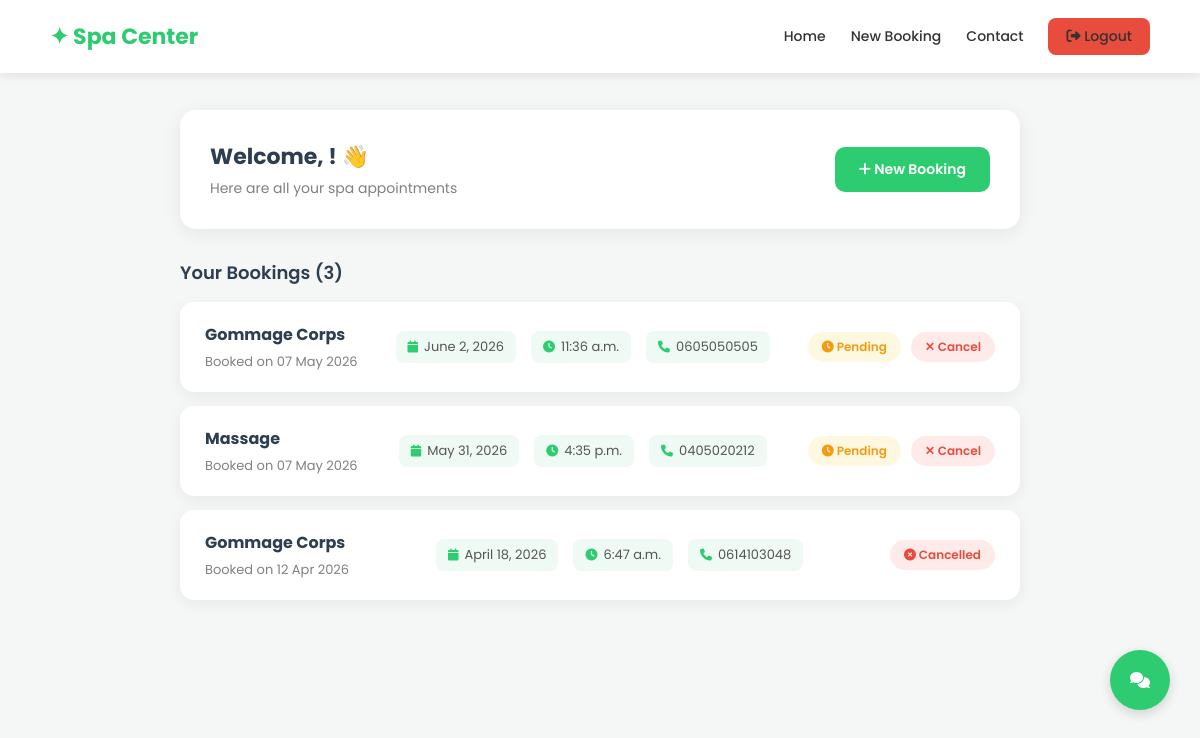
Page /dashboard/ (signed in) on the earlier database version.
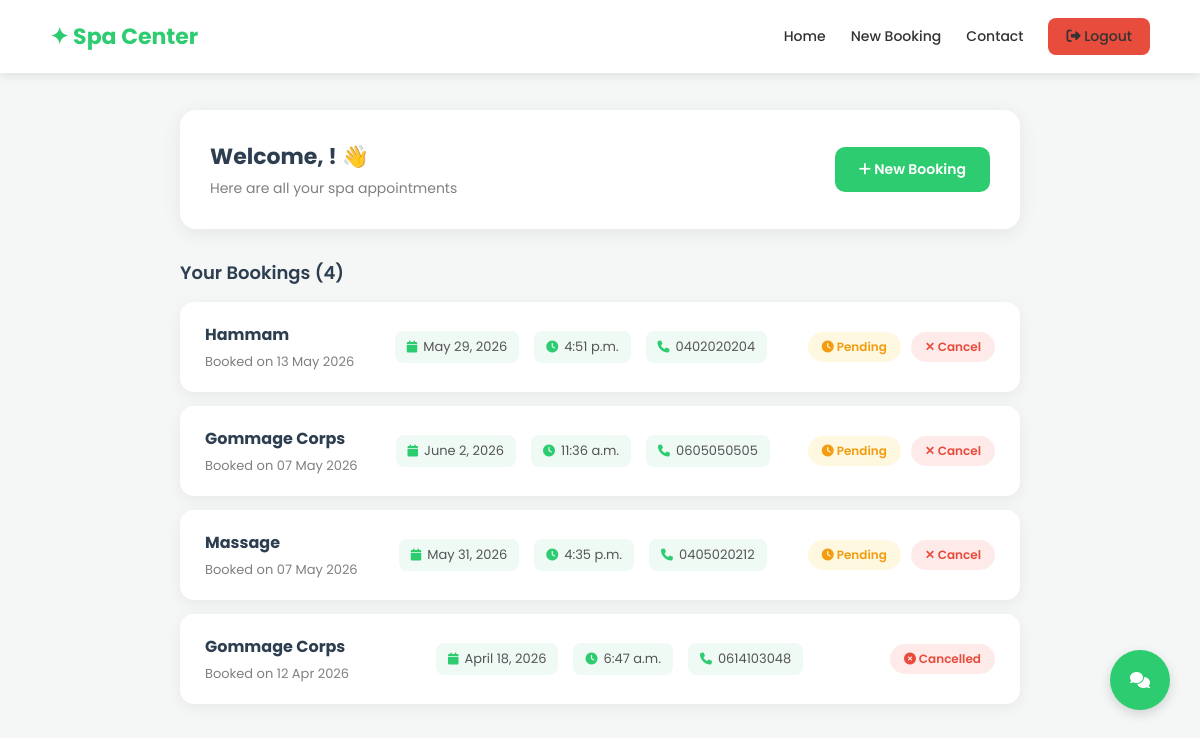
Same page on the later database version.
### spa/models.py (models this page shows, shortened)
class Booking(models.Model):
    STATUS_CHOICES = [
        ('pending',   'Pending'),
        ('confirmed', 'Confirmed'),
        ('cancelled', 'Cancelled'),
    ]
    user       = models.ForeignKey(User, on_delete=models.CASCADE, null=True, blank=True)
    first_name = models.CharField(max_length=100)
    last_name  = models.CharField(max_length=100)
    email      = models.EmailField()
    phone      = models.CharField(max_length=20)
    service    = models.CharField(max_length=100)
    date       = models.DateField()
    time       = models.TimeField()
    status     = models.CharField(max_length=20, choices=STATUS_CHOICES, default='pending')
    created_at = models.DateTimeField(auto_now_add=True)

### spa/views.py (the view)
# urls.py: path('dashboard/',        views.dashboard,        name='dashboard'),
@login_required(login_url='/login/')
def dashboard(request):
    bookings = Booking.objects.filter(user=request.user).order_by('-created_at')
    return render(request, 'dashboard.html', {'bookings': bookings})

### templates/dashboard.html (shortened to what this page needs)
<!DOCTYPE html>
<html lang="en">
<head>
    <link rel="stylesheet" href="https://cdnjs.cloudflare.com/ajax/libs/font-awesome/6.5.0/css/all.min.css">
</head>
<body>
    <header class="navbar">
        <span class="logo">✦ Spa Center</span>
<nav class="nav-menu" id="nav-menu">
            <a href="/">Home</a>
            <a href="/booking/">New Booking</a>
            <a href="/contact/">Contact</a>
            <a href="/logout/" class="logout-btn"><i class="fa-solid fa-right-from-bracket"></i> Logout</a>
        </nav>
    </header>
    <div class="dashboard">
        <div class="welcome">
            <div>
                <h2>Welcome, {{ user.first_name }}! 👋</h2>
                <p>Here are all your spa appointments</p>
            </div>
            <a href="/booking/" class="new-booking-btn">
                <i class="fa-solid fa-plus"></i> New Booking
            </a>
        </div>
        <p class="section-title">Your Bookings ({{ bookings.count }})</p>
        {% if bookings %}
    {% for booking in bookings %}
<div class="booking-card">
    <div class="booking-info">
        <h4>{{ booking.service }}</h4>
        <p>Booked on {{ booking.created_at|date:"d M Y" }}</p>
    </div>
    <div class="booking-meta">
        <div class="meta-badge">
            <i class="fa-solid fa-calendar"></i> {{ booking.date }}
        </div>
        <div class="meta-badge">
            <i class="fa-solid fa-clock"></i> {{ booking.time }}
        </div>
        <div class="meta-badge">
            <i class="fa-solid fa-phone"></i> {{ booking.phone }}
        </div>
    </div>
    <div style="display:flex; align-items:center; gap:10px;">
        {% if booking.status == 'confirmed' %}
        <span class="status-badge" style="background:#e8f8f0; color:#2ecc71;">
            <i class="fa-solid fa-circle-check"></i> Confirmed
        </span>
        {% elif booking.status == 'cancelled' %}
        <span class="status-badge" style="background:#ffeaea; color:#e74c3c;">
            <i class="fa-solid fa-circle-xmark"></i> Cancelled
        </span>
        {% else %}
        <span class="status-badge" style="background:#fff8e1; color:#f39c12;">
            <i class="fa-solid fa-clock"></i> Pending
        </span>
        {% endif %}
        {% if booking.status != 'cancelled' %}
        <a href="/booking/cancel/{{ booking.id }}/"
           onclick="return confirm('Are you sure you want to cancel this booking?')"
           style="padding:6px 14px; border-radius:20px; font-size:12px; font-weight:600;
                  background:#ffeaea; color:#e74c3c; text-decoration:none;">
            ✕ Cancel
        </a>
        {% endif %}
    </div>
</div>
{% endfor %}
        {% else %}
            <div class="no-bookings">
                <i class="fa-solid fa-calendar-xmark"></i>
                <p>You have no bookings yet.</p>
            </div>
        {% endif %}
    </div>
<div id="chatbot-widget">
    <div id="chatbot-toggle">
        <i class="fas fa-comments"></i>
    </div>
</div>
</body>
</html>

Differences in the rows shown:
added Booking: service "Hammam", created_at "13 May 2026", date "May 29, 2026", time "4:51 p.m.", phone "0402020204", status "pending" (drawn)
Other differences:
{{ bookings.count }}: "3" → "4"
